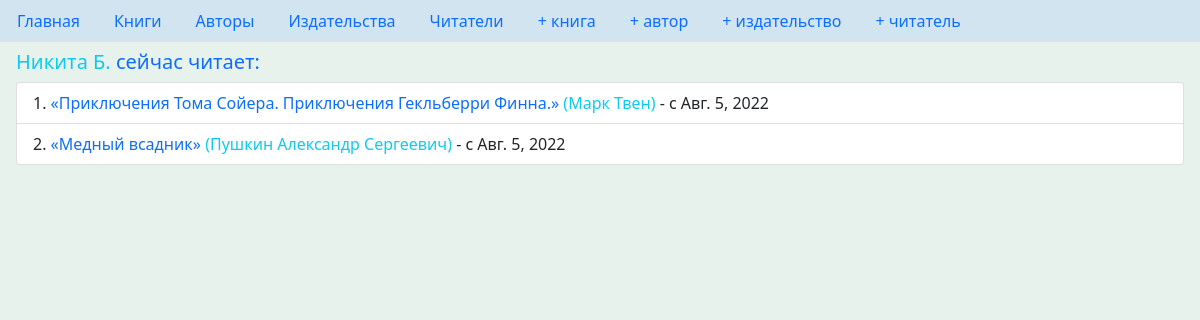
Page /reader/4/ on the committed database.
### p_library/models.py (models this page shows, shortened)
class Reader(models.Model):
    class Meta:
        verbose_name = _("Читатель")
        verbose_name_plural = _("Читатели")
    name = models.TextField(
        verbose_name=_("Читатель"),
    )
    address = models.TextField(
        verbose_name=_("Адрес"),
        default=_("Планета Земля"),
    )

class BookReader(models.Model):
    book = models.ForeignKey(
        Book,
        verbose_name=_("Сейчас читает:"),
        on_delete=models.CASCADE,
        null=True,
        blank=True,
        related_name="book_reading_reader",
    )
    reader = models.ForeignKey(
        Reader,
        verbose_name=_("Эту книгу сейчас читают:"),
        on_delete=models.CASCADE,
        null=True,
        blank=True,
        related_name="reader_reading_book",
    )
    borrow_date = models.DateField(
        verbose_name=_("Дата"),
        null=True,
        blank=True,
        auto_now=True,
    )

class Book(models.Model):
    class Meta:
        verbose_name = _("объект Книга")
        verbose_name_plural = _("Книги")
    ISBN = models.CharField(
        max_length=13,
        verbose_name=_("Международный стандартный "
                       "книжный номер"),
    )
    title = models.TextField(
        verbose_name=_("Название"),
    )
    description = models.TextField(
        verbose_name=_("Аннотация"),
        blank=True,
    )
    year_release = models.PositiveSmallIntegerField(
        verbose_name=_("Год выхода в свет"),
        blank=True,
    )
    copy_count = models.PositiveSmallIntegerField(
        verbose_name=_("Число копий"),
        default=1,
    )
    price = models.DecimalField(
        max_digits=12,
        decimal_places=2,
        verbose_name=_("Цена"),
    )
    author = models.ForeignKey(
        "p_library.Author",
        verbose_name=_("Автор"),
        on_delete=models.CASCADE,
        null=True,
        blank=True,
        related_name="book_author",
    )
    publisher = models.ForeignKey(
        "p_library.Publisher",
        verbose_name=_("Издательство"),
        on_delete=models.CASCADE,
        null=True,
        blank=True,
        related_name="books",
    )
    year_publishing = models.PositiveIntegerField(
        verbose_name=_("Год издания"),
        blank=True,
    )
    readers = models.ManyToManyField(
        "p_library.Reader",
        through='BookReader',
        symmetrical=False,
        verbose_name=_("Сейчас читают"),
        related_name="reading_books",
        blank=True,
    )
    def get_absolute_url(self):
        return reverse_lazy('p_library:view_book', kwargs={'pk': self.pk})
    def __str__(self):
        return Template('$title').substitute(title=self.title)

class Author(models.Model):
    class Meta:
        verbose_name = _("объект Автор")
        verbose_name_plural = _("Авторы")
    full_name = models.TextField(
        verbose_name=_("Имя автора"),
        default=_("Неизвестен"),
    )
    birth_year = models.PositiveSmallIntegerField(
        verbose_name=_("Год рождения"),
        blank=True,
        null=True,
    )
    country = models.CharField(
        verbose_name=_("Страна"),
        max_length=2,
        blank=True,
        null=True,
    )
    def get_absolute_url(self):
        return reverse_lazy('p_library:view_author', kwargs={'pk': self.pk})
    def __str__(self):
        return Template('$name').substitute(name=self.full_name)

### p_library/views.py (the view)
# urls.py: path('reader/<int:pk>/', views.ReaderDetail.as_view(), name='view_reader', ),
class ReaderDetail(DetailView):
    model = Reader
    def get_context_data(self, **kwargs):
        context = super().get_context_data(**kwargs)
        context['books'] = BookReader.objects.filter(reader=context['reader'])
        return context

### p_library/templates/p_library/reader_detail.html (shortened to what this page needs)
{% extends 'base.html' %}
{% block main %}
<h5 class="mx-3"><a class="text-decoration-none link-info" href="edit/">{{ object.name }}</a> сейчас читает:</h5>
<ul class="mx-3 list-group list-group-numbered">
{% if not books %}
    <h5 class="mx-3">Пока ничего</h5>
{% else %}
{% for book in books %}
{% if book.book %}
    <li class="list-group-item">
        <a class="text-decoration-none" href="{{ book.book.get_absolute_url }}">&#171;{{ book.book }}&#187; </a>
        {% if book.book.author %}
            <a class="text-decoration-none link-info" href="{{ book.book.author.get_absolute_url }}">({{ book.book.author }})</a>
        {% else %}
            (автор неизвестен)
        {% endif %} - с {{ book.borrow_date }}
    </li>
{% endif %}
{% endfor %}
{% endif %}
</ul>
{% endblock %}

### rows in the picture
Reader: name "Никита Б."
BookReader: book "Приключения Тома Сойера. Приключения Гекльберри Финна.", book.author "Марк Твен", borrow_date "Авг. 5, 2022"
BookReader: book "Медный всадник", book.author "Пушкин Александр Сергеевич", borrow_date "Авг. 5, 2022"
